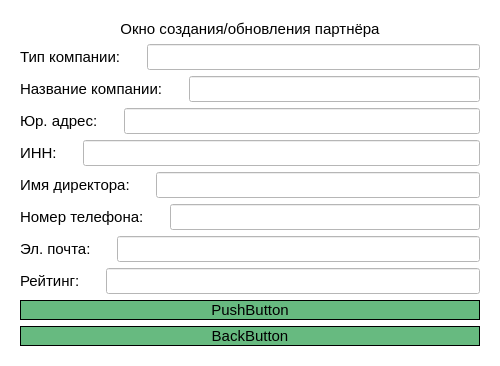
<?xml version="1.0" encoding="UTF-8"?>
<ui version="4.0">
 <class>CreateUpdatePage</class>
 <widget class="QWidget" name="CreateUpdatePage">
  <property name="geometry">
   <rect>
    <x>0</x>
    <y>0</y>
    <width>500</width>
    <height>362</height>
   </rect>
  </property>
  <property name="minimumSize">
   <size>
    <width>0</width>
    <height>0</height>
   </size>
  </property>
  <property name="windowTitle">
   <string>Form</string>
  </property>
  <property name="styleSheet">
   <string notr="true">background-color: #fff</string>
  </property>
  <layout class="QVBoxLayout" name="verticalLayout_2">
   <item>
    <widget class="QFrame" name="frame">
     <property name="styleSheet">
      <string notr="true">color: black; font-size: 15px</string>
     </property>
     <layout class="QVBoxLayout" name="verticalLayout">
      <item>
       <widget class="QLabel" name="label">
        <property name="text">
         <string>&lt;html&gt;&lt;head/&gt;&lt;body&gt;&lt;p align=&quot;center&quot;&gt;&lt;span style=&quot; font-size:11pt;&quot;&gt;Окно создания/обновления партнёра&lt;/span&gt;&lt;/p&gt;&lt;/body&gt;&lt;/html&gt;</string>
        </property>
       </widget>
      </item>
      <item>
       <layout class="QHBoxLayout" name="horizontalLayout_12">
        <item>
         <widget class="QLabel" name="Type">
          <property name="text">
           <string>Тип компании:</string>
          </property>
         </widget>
        </item>
        <item>
         <spacer name="verticalSpacer_12">
          <property name="orientation">
           <enum>Qt::Orientation::Vertical</enum>
          </property>
          <property name="sizeHint" stdset="0">
           <size>
            <width>20</width>
            <height>40</height>
           </size>
          </property>
         </spacer>
        </item>
        <item>
         <widget class="QLineEdit" name="TypeInput"/>
        </item>
       </layout>
      </item>
      <item>
       <layout class="QHBoxLayout" name="horizontalLayout_11">
        <item>
         <widget class="QLabel" name="Name">
          <property name="text">
           <string>Название компании:</string>
          </property>
         </widget>
        </item>
        <item>
         <spacer name="verticalSpacer_11">
          <property name="orientation">
           <enum>Qt::Orientation::Vertical</enum>
          </property>
          <property name="sizeHint" stdset="0">
           <size>
            <width>20</width>
            <height>40</height>
           </size>
          </property>
         </spacer>
        </item>
        <item>
         <widget class="QLineEdit" name="NameInput"/>
        </item>
       </layout>
      </item>
      <item>
       <layout class="QHBoxLayout" name="horizontalLayout">
        <item>
         <widget class="QLabel" name="Address">
          <property name="text">
           <string>Юр. адрес:</string>
          </property>
         </widget>
        </item>
        <item>
         <spacer name="verticalSpacer">
          <property name="orientation">
           <enum>Qt::Orientation::Vertical</enum>
          </property>
          <property name="sizeHint" stdset="0">
           <size>
            <width>20</width>
            <height>40</height>
           </size>
          </property>
         </spacer>
        </item>
        <item>
         <widget class="QLineEdit" name="AddressInput"/>
        </item>
       </layout>
      </item>
      <item>
       <layout class="QHBoxLayout" name="horizontalLayout_9">
        <item>
         <widget class="QLabel" name="INN">
          <property name="text">
           <string>ИНН:</string>
          </property>
         </widget>
        </item>
        <item>
         <spacer name="verticalSpacer_9">
          <property name="orientation">
           <enum>Qt::Orientation::Vertical</enum>
          </property>
          <property name="sizeHint" stdset="0">
           <size>
            <width>20</width>
            <height>40</height>
           </size>
          </property>
         </spacer>
        </item>
        <item>
         <widget class="QLineEdit" name="INNInput"/>
        </item>
       </layout>
      </item>
      <item>
       <layout class="QHBoxLayout" name="horizontalLayout_10">
        <item>
         <widget class="QLabel" name="BossName">
          <property name="text">
           <string>Имя директора:</string>
          </property>
         </widget>
        </item>
        <item>
         <spacer name="verticalSpacer_10">
          <property name="orientation">
           <enum>Qt::Orientation::Vertical</enum>
          </property>
          <property name="sizeHint" stdset="0">
           <size>
            <width>20</width>
            <height>40</height>
           </size>
          </property>
         </spacer>
        </item>
        <item>
         <widget class="QLineEdit" name="BossNameInput"/>
        </item>
       </layout>
      </item>
      <item>
       <layout class="QHBoxLayout" name="horizontalLayout_15">
        <item>
         <widget class="QLabel" name="PhoneNumber">
          <property name="text">
           <string>Номер телефона:</string>
          </property>
         </widget>
        </item>
        <item>
         <spacer name="verticalSpacer_15">
          <property name="orientation">
           <enum>Qt::Orientation::Vertical</enum>
          </property>
          <property name="sizeHint" stdset="0">
           <size>
            <width>20</width>
            <height>40</height>
           </size>
          </property>
         </spacer>
        </item>
        <item>
         <widget class="QLineEdit" name="PhoneNumberInput"/>
        </item>
       </layout>
      </item>
      <item>
       <layout class="QHBoxLayout" name="horizontalLayout_14">
        <item>
         <widget class="QLabel" name="Mail">
          <property name="text">
           <string>Эл. почта:</string>
          </property>
         </widget>
        </item>
        <item>
         <spacer name="verticalSpacer_14">
          <property name="orientation">
           <enum>Qt::Orientation::Vertical</enum>
          </property>
          <property name="sizeHint" stdset="0">
           <size>
            <width>20</width>
            <height>40</height>
           </size>
          </property>
         </spacer>
        </item>
        <item>
         <widget class="QLineEdit" name="MailInput"/>
        </item>
       </layout>
      </item>
      <item>
       <layout class="QHBoxLayout" name="horizontalLayout_13">
        <item>
         <widget class="QLabel" name="Rank">
          <property name="text">
           <string>Рейтинг:</string>
          </property>
         </widget>
        </item>
        <item>
         <spacer name="verticalSpacer_13">
          <property name="orientation">
           <enum>Qt::Orientation::Vertical</enum>
          </property>
          <property name="sizeHint" stdset="0">
           <size>
            <width>20</width>
            <height>40</height>
           </size>
          </property>
         </spacer>
        </item>
        <item>
         <widget class="QLineEdit" name="RankInput"/>
        </item>
       </layout>
      </item>
      <item>
       <widget class="QPushButton" name="CreateUpdateButton">
        <property name="styleSheet">
         <string notr="true">border: 1px solid black;
background-color: #67BA80
</string>
        </property>
        <property name="text">
         <string>PushButton</string>
        </property>
       </widget>
      </item>
      <item>
       <widget class="QPushButton" name="pushButton">
        <property name="styleSheet">
         <string notr="true">border: 1px solid black;
background-color: #67BA80
</string>
        </property>
        <property name="text">
         <string>BackButton</string>
        </property>
       </widget>
      </item>
     </layout>
    </widget>
   </item>
  </layout>
 </widget>
 <resources/>
 <connections/>
</ui>
